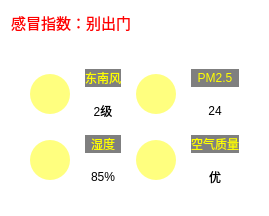
    <widget class="QWidget" name="widget_2" native="true">
     <property name="minimumSize">
      <size>
       <width>0</width>
       <height>200</height>
      </size>
     </property>
     <property name="styleSheet">
      <string notr="true">color: rgb(255, 255, 255);
background-color: rgba(255, 255, 255,50);</string>
     </property>
     <layout class="QVBoxLayout" name="verticalLayout_7">
      <item>
       <layout class="QVBoxLayout" name="verticalLayout_6" stretch="1,5">
        <item>
         <widget class="QLabel" name="label">
          <property name="font">
           <font>
            <family>Agency FB</family>
            <pointsize>11</pointsize>
           </font>
          </property>
          <property name="styleSheet">
           <string notr="true">color: rgb(255, 0, 0);</string>
          </property>
          <property name="text">
           <string>感冒指数：别出门</string>
          </property>
         </widget>
        </item>
        <item>
         <widget class="QWidget" name="widget" native="true">
          <property name="styleSheet">
           <string notr="true">background-color: rgb(255, 195, 53);
border-radius: 30px;
color: rgb(52, 52, 52);
color: rgb(255, 255, 255);
background-color: rgba(255, 255, 255,50);</string>
          </property>
          <layout class="QVBoxLayout" name="verticalLayout_5">
           <item>
            <layout class="QGridLayout" name="gridLayout">
             <property name="leftMargin">
              <number>10</number>
             </property>
             <property name="topMargin">
              <number>20</number>
             </property>
             <property name="rightMargin">
              <number>10</number>
             </property>
             <property name="bottomMargin">
              <number>10</number>
             </property>
             <property name="spacing">
              <number>15</number>
             </property>
             <item row="0" column="0">
              <layout class="QHBoxLayout" name="horizontalLayout">
               <item>
                <widget class="QLabel" name="label_2">
                 <property name="minimumSize">
                  <size>
                   <width>40</width>
                   <height>40</height>
                  </size>
                 </property>
                 <property name="maximumSize">
                  <size>
                   <width>40</width>
                   <height>40</height>
                  </size>
                 </property>
                 <property name="styleSheet">
                  <string notr="true">background-color: rgba(255, 255, 0, 128);
border-radius: 20px;</string>
                 </property>
                 <property name="text">
                  <string/>
                 </property>
                 <property name="pixmap">
                  <pixmap resource="res.qrc">:/11/风.png</pixmap>
                 </property>
                 <property name="scaledContents">
                  <bool>true</bool>
                 </property>
                </widget>
               </item>
               <item>
                <layout class="QVBoxLayout" name="verticalLayout">
                 <item>
                  <widget class="QLabel" name="label_4">
                   <property name="styleSheet">
                    <string notr="true">color: rgb(255, 255, 0);
background-color: rgba(0, 0, 0, 128);</string>
                   </property>
                   <property name="text">
                    <string>东南风</string>
                   </property>
                   <property name="alignment">
                    <set>Qt::AlignCenter</set>
                   </property>
                  </widget>
                 </item>
                 <item>
                  <widget class="QLabel" name="label_3">
                   <property name="styleSheet">
                    <string notr="true">color: rgb(0, 0, 0);</string>
                   </property>
                   <property name="text">
                    <string>2级</string>
                   </property>
                   <property name="alignment">
                    <set>Qt::AlignCenter</set>
                   </property>
                  </widget>
                 </item>
                </layout>
               </item>
              </layout>
             </item>
             <item row="2" column="1">
              <layout class="QHBoxLayout" name="horizontalLayout_3">
               <item>
                <widget class="QLabel" name="label_8">
                 <property name="minimumSize">
                  <size>
                   <width>40</width>
                   <height>40</height>
                  </size>
                 </property>
                 <property name="maximumSize">
                  <size>
                   <width>40</width>
                   <height>40</height>
                  </size>
                 </property>
                 <property name="styleSheet">
                  <string notr="true">border-radius: 20px;background-color: rgba(255, 255, 0, 128);</string>
                 </property>
                 <property name="text">
                  <string/>
                 </property>
                 <property name="pixmap">
                  <pixmap resource="res.qrc">:/11/空气质量.png</pixmap>
                 </property>
                 <property name="scaledContents">
                  <bool>true</bool>
                 </property>
                </widget>
               </item>
               <item>
                <layout class="QVBoxLayout" name="verticalLayout_3">
                 <item>
                  <widget class="QLabel" name="label_9">
                   <property name="styleSheet">
                    <string notr="true">color: rgb(255, 255, 0);
background-color: rgba(0, 0, 0, 128);</string>
                   </property>
                   <property name="text">
                    <string>空气质量</string>
                   </property>
                   <property name="alignment">
                    <set>Qt::AlignCenter</set>
                   </property>
                  </widget>
                 </item>
                 <item>
                  <widget class="QLabel" name="label_10">
                   <property name="styleSheet">
                    <string notr="true">color: rgb(0, 0, 0);</string>
                   </property>
                   <property name="text">
                    <string>优</string>
                   </property>
                   <property name="alignment">
                    <set>Qt::AlignCenter</set>
                   </property>
                  </widget>
                 </item>
                </layout>
               </item>
              </layout>
             </item>
             <item row="2" column="0">
              <layout class="QHBoxLayout" name="horizontalLayout_4">
               <item>
                <widget class="QLabel" name="label_11">
                 <property name="minimumSize">
                  <size>
                   <width>40</width>
                   <height>40</height>
                  </size>
                 </property>
                 <property name="maximumSize">
                  <size>
                   <width>40</width>
                   <height>40</height>
                  </size>
                 </property>
                 <property name="styleSheet">
                  <string notr="true">border-radius: 20px;background-color: rgba(255, 255, 0, 128);</string>
                 </property>
                 <property name="text">
                  <string/>
                 </property>
                 <property name="pixmap">
                  <pixmap resource="res.qrc">:/11/湿度.png</pixmap>
                 </property>
                 <property name="scaledContents">
                  <bool>true</bool>
                 </property>
                </widget>
               </item>
               <item>
                <layout class="QVBoxLayout" name="verticalLayout_4">
                 <item>
                  <widget class="QLabel" name="label_12">
                   <property name="styleSheet">
                    <string notr="true">color: rgb(255, 255, 0);
background-color: rgba(0, 0, 0, 128);</string>
                   </property>
                   <property name="text">
                    <string>湿度</string>
                   </property>
                   <property name="alignment">
                    <set>Qt::AlignCenter</set>
                   </property>
                  </widget>
                 </item>
                 <item>
                  <widget class="QLabel" name="label_13">
                   <property name="styleSheet">
                    <string notr="true">color: rgb(0, 0, 0);</string>
                   </property>
                   <property name="text">
                    <string>85%</string>
                   </property>
                   <property name="alignment">
                    <set>Qt::AlignCenter</set>
                   </property>
                  </widget>
                 </item>
                </layout>
               </item>
              </layout>
             </item>
             <item row="0" column="1">
              <layout class="QHBoxLayout" name="horizontalLayout_2">
               <item>
                <widget class="QLabel" name="label_5">
                 <property name="minimumSize">
                  <size>
                   <width>40</width>
                   <height>40</height>
                  </size>
                 </property>
                 <property name="maximumSize">
                  <size>
                   <width>40</width>
                   <height>40</height>
                  </size>
                 </property>
                 <property name="styleSheet">
                  <string notr="true">border-radius: 20px;background-color: rgba(255, 255, 0, 128);</string>
                 </property>
                 <property name="text">
                  <string/>
                 </property>
                 <property name="pixmap">
                  <pixmap resource="res.qrc">:/11/PM2.5.png</pixmap>
                 </property>
                 <property name="scaledContents">
                  <bool>true</bool>
                 </property>
                </widget>
               </item>
               <item>
                <layout class="QVBoxLayout" name="verticalLayout_2">
                 <item>
                  <widget class="QLabel" name="label_6">
                   <property name="styleSheet">
                    <string notr="true">color: rgb(255, 255, 0);
background-color: rgba(0, 0, 0, 128);</string>
                   </property>
                   <property name="text">
                    <string>PM2.5</string>
                   </property>
                   <property name="alignment">
                    <set>Qt::AlignCenter</set>
                   </property>
                  </widget>
                 </item>
                 <item>
                  <widget class="QLabel" name="label_7">
                   <property name="styleSheet">
                    <string notr="true">color: rgb(0, 0, 0);</string>
                   </property>
                   <property name="text">
                    <string>24</string>
                   </property>
                   <property name="alignment">
                    <set>Qt::AlignCenter</set>
                   </property>
                  </widget>
                 </item>
                </layout>
               </item>
              </layout>
             </item>
            </layout>
           </item>
          </layout>
         </widget>
        </item>
       </layout>
      </item>
     </layout>
    </widget>
